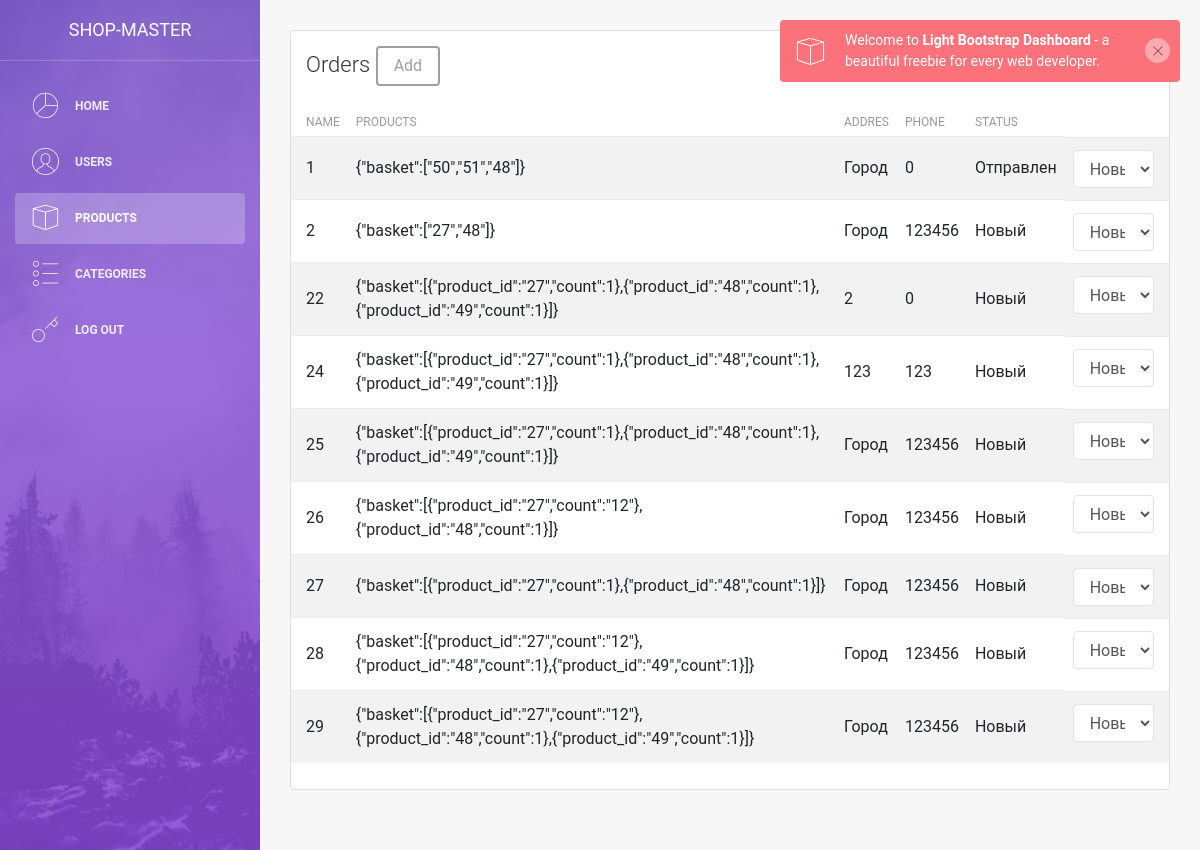
The page /admin/orders.php on the database its author committed.
### tables this page shows
CREATE TABLE `orders` (
  `id` int(11) NOT NULL,
  `user_id` text NOT NULL,
  `products` text NOT NULL,
  `created_at` timestamp NOT NULL DEFAULT current_timestamp(),
  `addres` text NOT NULL,
  `Phone` int(11) NOT NULL,
  `status` varchar(11) NOT NULL
);

### admin/orders.php (the view, shortened to what this page needs)
<?php
include $_SERVER['DOCUMENT_ROOT']."/config/database.php";
$page = "products";
include $_SERVER['DOCUMENT_ROOT']."/admin/siteparts/header.php";
?>
<div class="row">
        <div class="col-md-12">
            <div class="card strpied-tabled-with-hover">
                <div class="card-header ">
                    <h4 class="card-title">
                    Orders
                     <a href="options/modules/add_category.php" type="button" class="btn btn-secondary">Add</a>
                </h4>
                </div>
                <div class="card-body table-full-width table-responsive">
                    <table class="table table-hover table-striped">
                        <thead>
                            <th>Name</th>
                            <th>Products</th>
                            <th>Addres</th>
                            <th>Phone</th>
                            <th>Status</th>
                        </thead>
                        <tbody>
                            <?php
                            $sql = "SELECT * FROM orders";
                            $result = mysqli_query($connect, $sql);
                            while($row = mysqli_fetch_assoc($result)) {
                            ?>
                            <tr>
                                <td><?php echo $row["id"]; ?></td>
                                <td><?php echo $row["products"]; ?></td>
                                <td><?php echo $row["addres"]; ?></td>
                                <td><?php echo $row["Phone"]; ?></td>
                                <td><?php echo $row["status"]; ?></td>
                                <td>
                                <select class="form-control" name="status" id="status-order" onchange="statusOrder(this, <?php echo $row["id"] ?>)">
                                    <option value="Новый">Новый</option>
                                </select>
                                </td>
                            </tr>
                            <?php
                            }
                            ?>
                        </tbody>
                    </table>
                </div>
            </div>
        </div>
    </div>
<?php
include "siteparts/footer.php";
?>

### admin/siteparts/header.php (shortened to what this page needs)
<!DOCTYPE html>
<html lang="en">
<head>
    <link rel="stylesheet" href="https://maxcdn.bootstrapcdn.com/font-awesome/latest/css/font-awesome.min.css" />
    <link href="/admin/assets/css/bootstrap.min.css" rel="stylesheet" />
    <link href="/admin/assets/css/light-bootstrap-dashboard.css?v=2.0.0 " rel="stylesheet" />
    <link href="/admin/assets/css/demo.css" rel="stylesheet" />
</head>
<body>
    <div class="wrapper">
        <div class="sidebar" data-image="assets/img/sidebar-5.jpg">
            <div class="sidebar-wrapper">
                <div class="logo">
                    <a href="/admin" class="simple-text">
                        Shop-Master
                    </a>
                </div>
                <?php
                include $_SERVER['DOCUMENT_ROOT'] . "/admin/siteparts/navigation.php";
                ?>
            </div>
        </div>
        <div class="main-panel">
            <div class="content">
                <div class="container-fluid">

### admin/siteparts/navigation.php
<ul class="nav">
<li class="nav-item <?php if($page == "home") { echo 'active'; } ?>">
    <a class="nav-link" href="/admin">
        <i class="nc-icon nc-chart-pie-35"></i>
        <p>Home</p>
    </a>
</li>
<li class="nav-item <?php if($page == "users") { echo 'active'; } ?>">
    <a class="nav-link" href="/admin/orders.php">
        <i class="nc-icon nc-circle-09"></i>
        <p>Users</p>
    </a>
</li>
<li class="nav-item <?php if($page == "products") { echo 'active'; } ?>">
    <a class="nav-link" href="/admin/products.php">
        <i class="nc-icon nc-app"></i>
        <p>Products</p>
    </a>
</li>
<li class="nav-item <?php if($page == "categories") { echo 'active'; } ?>">
    <a class="nav-link" href="/admin/category.php">
        <i class="nc-icon nc-bullet-list-67"></i>
        <p>Categories</p>
    </a>
</li>
<li class="nav-item <?php if($page == "Log out") { echo 'active'; } ?>">
    <a class="nav-link" href="#">
        <i class="nc-icon nc-key-25"></i>
            <p>Log out</p>
    </a>
</li>
</ul>

### admin/siteparts/footer.php (shortened to what this page needs)
            </div>
        </div>
    </div>
</body>
</html>

### rows shown on the page
orders: id "1", products "{\"basket\":[\"50\",\"51\",\"48\"]}", addres "Город", Phone "0", status "Отправлен", status "Новый"
orders: id "2", products "{\"basket\":[\"27\",\"48\"]}", addres "Город", Phone "123456", status "Новый"
orders: id "22", products "{\"basket\":[{\"product_id\":\"27\",\"count\":1},{\"product_id\":\"48\",\"count\":1},{\"product_id\":\"49\",\"count\":1}]}", addres "2", Phone "0", status "Новый"
orders: id "24", products "{\"basket\":[{\"product_id\":\"27\",\"count\":1},{\"product_id\":\"48\",\"count\":1},{\"product_id\":\"49\",\"count\":1}]}", addres "123", Phone "123", status "Новый"
orders: id "25", products "{\"basket\":[{\"product_id\":\"27\",\"count\":1},{\"product_id\":\"48\",\"count\":1},{\"product_id\":\"49\",\"count\":1}]}", addres "Город", Phone "123456", status "Новый"
orders: id "26", products "{\"basket\":[{\"product_id\":\"27\",\"count\":\"12\"},{\"product_id\":\"48\",\"count\":1}]}", addres "Город", Phone "123456", status "Новый"
orders: id "27", products "{\"basket\":[{\"product_id\":\"27\",\"count\":1},{\"product_id\":\"48\",\"count\":1}]}", addres "Город", Phone "123456", status "Новый"
orders: id "28", products "{\"basket\":[{\"product_id\":\"27\",\"count\":\"12\"},{\"product_id\":\"48\",\"count\":1},{\"product_id\":\"49\",\"count\":1}]}", addres "Город", Phone "123456", status "Новый"
orders: id "29", products "{\"basket\":[{\"product_id\":\"27\",\"count\":\"12\"},{\"product_id\":\"48\",\"count\":1},{\"product_id\":\"49\",\"count\":1}]}", addres "Город", Phone "123456", status "Новый"
